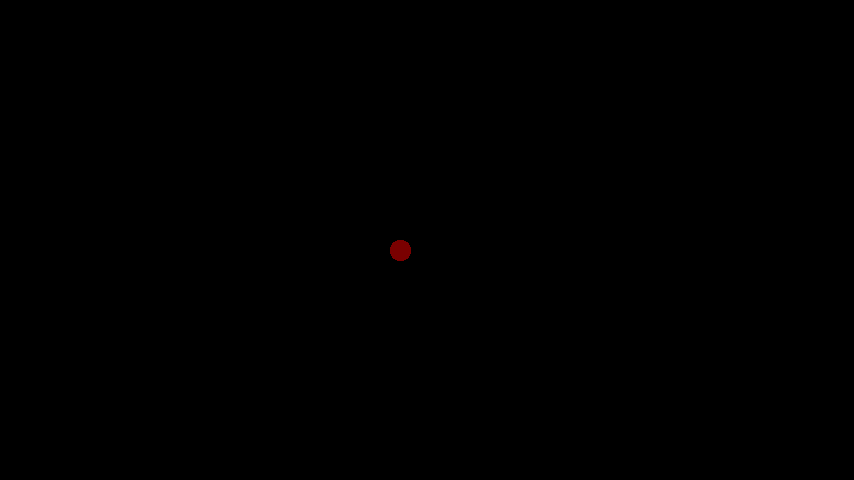
#> input picture DAVIS/Annotations/scribble/bmx-treessingledotr10-20/00020.png, 854 x 480 px, found by its file name
$ jupyter execute --allow-errors GenerateScribbleGT.ipynb   (shell and % lines are left out)   (Python 2 division)
#> lines starting #> are read from the running program, lines starting #| are printed output that depends on the picture; after the words box and inside, x2 and y2 are one past the last pixel; in counts of white or black regions, pixels touching at a corner belong together
[cell 1]
import os
import sys
import cv2
from PIL import Image, ImageDraw
import numpy as np
import matplotlib.lines as mlines
import matplotlib.patches as mpatches
import matplotlib.pyplot as plt
import matplotlib.image as mpimg

[cell 2]
# draw scribble on GT
seq_name = 'bmx-trees'

GT_path = os.path.join('DAVIS', 'Annotations', '480p', seq_name)
img=plt.imread(GT_path+ '/' +'00020.png')
#> img is the input picture: shape (480, 854, 3) float32; mean R, G, B 0.000417, 0, 0
fig, ax = plt.subplots()

ax.imshow(img)
# [4 lines of commented-out code are left out]

circle = mpatches.Circle((400,250), radius=10, color='yellow', ec="none")
ax.add_patch(circle)

plt.show()
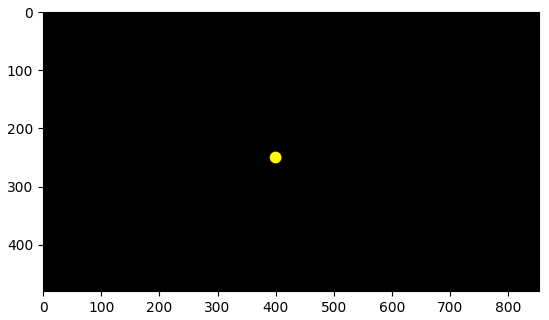
#> figure drawn by matplotlib, 1 panel

print img.shape
#| (480, 854, 3)

[cell 3]
# create scribble img

seq_name = 'bmx-trees'
file_name = seq_name+'singledotr10-20'

GT_path = os.path.join('DAVIS', 'Annotations', '480p', seq_name)
ScribbleGT_path = os.path.join('DAVIS', 'Annotations', 'scribble', file_name)
#ScribbleGT_path1 = os.path.join('DAVIS', 'Annotations', 'scribble', seq_name)
if not os.path.exists(ScribbleGT_path):
    os.makedirs(ScribbleGT_path)

im = Image.new('RGB', (854, 480), (0, 0, 0))
#> im: PIL image 854x480 RGB; every value is 0
draw = ImageDraw.Draw(im)
# draw.line((355,230, 410,260), fill=(122,0,0), width=10)
# draw.line((460,250, 505,255), fill=(122,0,0), width=10)

draw.ellipse((390,240, 410, 260), fill=(122,0,0))

# [5 lines of commented-out code are left out]

save_file = ScribbleGT_path+'/00020.png'
im.save(save_file)

img=mpimg.imread(ScribbleGT_path+'/00020.png')
imgplot = plt.imshow(img)
plt.show()

img=mpimg.imread(GT_path+'/00020.png')
imgplot = plt.imshow(img)
plt.show()

[cell 4]
# test generated GT
seq_name = 'bmx-trees'
file_name = seq_name

GT_path = os.path.join('DAVIS', 'Annotations', '480p', seq_name)
ScribbleGT_path = os.path.join('DAVIS', 'Annotations', 'scribble', file_name)
#result_path = os.path.join('DAVIS', 'Results', 'Segmentations', '480p', 'OSVOS', file_name)

img = cv2.imread(GT_path+'/00000.png')
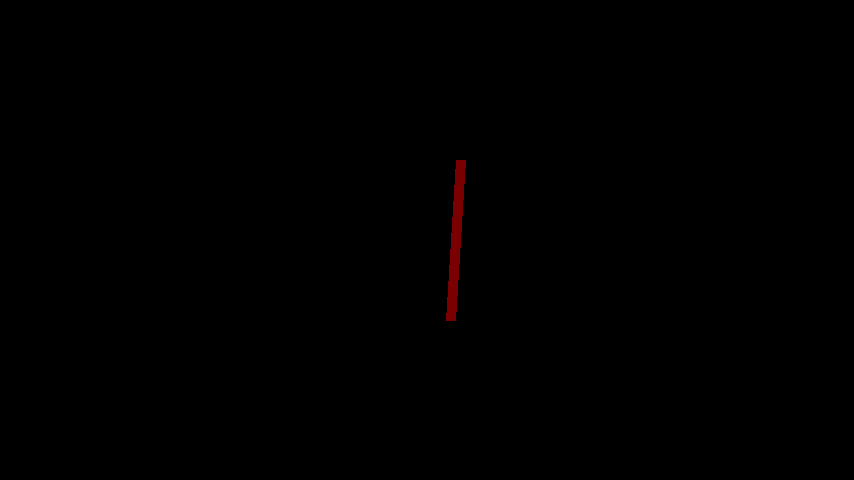
#> input picture DAVIS/Annotations/scribble/bmx-trees/00000.png, 854 x 480 px, found by its file name
#> img is the input picture: shape (480, 854, 3); mean B, G, R 0, 0, 0.5
#img = np.array(Image.open(ScribbleGT_path+'/00000.png'))
#label = np.array(Image.open(ScribbleGT_path+'/00000.png').split()[0], dtype=np.uint8)
#img_result = np.array(Image.open(result_path+'/00000.png'))
#> (the rest of this cell did not finish here and is left out)

[cell 5]
ScribbleGT_path = '/hdd/SMILE/datasets/PersonFinderFlow_large/train/'
img = np.array(Image.open(ScribbleGT_path+'/00000.png'))
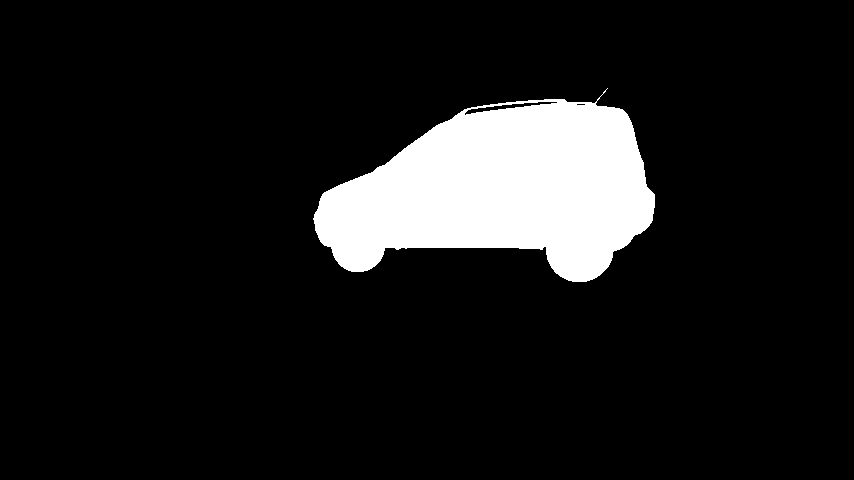
#> input picture DAVIS/Annotations/480p1/car-shadow/00000.png, 854 x 480 px, found by its file name
#> img is the input picture: shape (480, 854); 10.2% white; 1 white region, box (x1, y1, x2, y2) and area: (313, 88, 655, 282) 41790

[cell 6]
# draw scribble on GT
seq_name = 'bmx-trees'

GT_path = os.path.join('DAVIS', 'Annotations', '480p', seq_name)
img=plt.imread(GT_path+ '/' +'00000.png')
#> img: shape (480, 854, 3) float32
fig, ax = plt.subplots()

ax.imshow(img)
line1 = mlines.Line2D([460, 450], [160, 320],lw=3, color='yellow', axes=ax)
#line2 = mlines.Line2D([460, 550], [250, 260],lw=3, color='green', axes=ax)
ax.add_line(line1)
#ax.add_line(line2)

circle = mpatches.Circle((455,240), radius=10, color='red', ec="none")
ax.add_patch(circle)

plt.show()
print img.dtype
#| float32
print img.shape
#| (480, 854, 3)

# [6 lines of commented-out code are left out]
